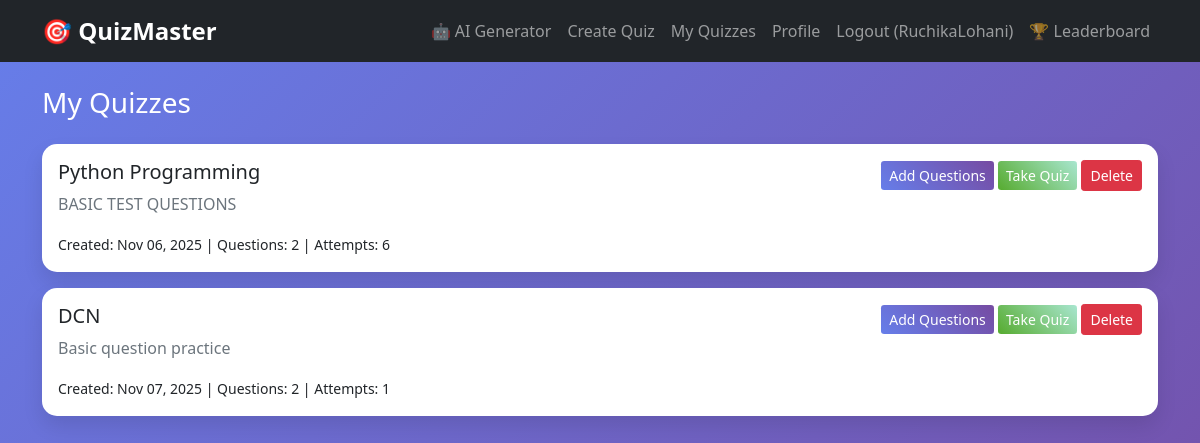
Page /my-quizzes/ (signed in) on the committed database.
### quizapp/models.py (models this page shows, shortened)
class Quiz(models.Model):
    DIFFICULTY_CHOICES = [
        ('easy', 'Easy'),
        ('medium', 'Medium'),
        ('hard', 'Hard'),
    ]
    title = models.CharField(max_length=200)
    description = models.TextField()
    difficulty = models.CharField(
        max_length=10,
        choices=DIFFICULTY_CHOICES,
        default='easy'
    )
    number_of_questions = models.IntegerField(default=15)
    time_limit = models.IntegerField(default=10, help_text="Time limit in minutes")
    has_time_limit = models.BooleanField(default=False)
    created_at = models.DateTimeField(auto_now_add=True)
    updated_at = models.DateTimeField(auto_now=True)
    created_by = models.ForeignKey(User, on_delete=models.CASCADE)

### quizapp/views.py (the view)
# urls.py: path('my-quizzes/', views.my_quizzes, name='my_quizzes'),
@login_required
def my_quizzes(request):
    quizzes = Quiz.objects.filter(created_by=request.user)
    return render(request, 'my_quizzes.html', {'quizzes': quizzes})

### templates/my_quizzes.html (shortened to what this page needs)
{% extends 'base.html' %}
{% block content %}
<div class="row">
    <div class="col-12">
        <h3 class="text-white mb-4">My Quizzes</h3>
        {% for quiz in quizzes %}
        <div class="card mb-3">
            <div class="card-body">
                <div class="row">
                    <div class="col-md-8">
                        <h5>{{ quiz.title }}</h5>
                        <p class="text-muted">{{ quiz.description }}</p>
                        <small>Created: {{ quiz.created_at|date:"M d, Y" }} |
                               Questions: {{ quiz.question_set.count }} |
                               Attempts: {{ quiz.quizattempt_set.count }}
                        </small>
                    </div>
                    <div class="col-md-4 text-end">
                        <a href="{% url 'add_questions' quiz.id %}" class="btn btn-primary btn-sm">
                            Add Questions
                        </a>
                        <a href="{% url 'take_quiz' quiz.id %}" class="btn btn-success btn-sm">
                            Take Quiz
                        </a>
                        <button type="button" class="btn btn-danger btn-sm"
                                data-bs-toggle="modal" data-bs-target="#deleteModal{{ quiz.id }}">
                            Delete
                        </button>
                    </div>
                </div>
            </div>
        </div>
        {% endfor %}
    </div>
</div>
{% endblock %}

### templates/base.html (shortened to what this page needs)
<!DOCTYPE html>
<html lang="en">
<head>
    <link href="https://cdn.jsdelivr.net/npm/bootstrap@5.1.3/dist/css/bootstrap.min.css" rel="stylesheet">
</head>
<body>
   <nav class="navbar navbar-expand-lg navbar-dark bg-dark">
    <div class="container">
        <a class="navbar-brand" href="{% url 'home' %}">🎯 QuizMaster</a>
        <div class="navbar-nav ms-auto">
            {% if user.is_authenticated %}
                <a class="nav-link" href="{% url 'ai_quiz_generator' %}">🤖 AI Generator</a>
                <a class="nav-link" href="{% url 'create_quiz' %}">Create Quiz</a>
                <a class="nav-link" href="{% url 'my_quizzes' %}">My Quizzes</a>
                <a class="nav-link" href="{% url 'profile' %}">Profile</a>
                <a class="nav-link" href="{% url 'logout' %}">Logout ({{ user.username }})</a>
                <a class="nav-link" href="{% url 'leaderboard' %}">🏆 Leaderboard</a>
            {% else %}
                <a class="nav-link" href="{% url 'login' %}">Login</a>
                <a class="nav-link" href="{% url 'register' %}">Register</a>
            {% endif %}
        </div>
    </div>
</nav>
    <div class="container mt-4">
        {% block content %}
        {% endblock %}
    </div>
</body>
</html>

### templates/base.html (style rules this page uses)
body { background: linear-gradient(135deg, #667eea 0%, #764ba2 100%); min-height: 100vh; }
.navbar-brand { font-weight: bold; font-size: 1.5rem; }
.card { border: none; border-radius: 15px; box-shadow: 0 10px 20px rgba(0,0,0,0.1); margin-bottom: 20px; }
.btn-primary { background: linear-gradient(45deg, #667eea, #764ba2); border: none; }
.btn-success { background: linear-gradient(45deg, #56ab2f, #a8e6cf); border: none; }

### rows in the picture
Quiz: title "Python Programming", description "BASIC TEST QUESTIONS", created_at "Nov 06, 2025", question_set.count "2", quizattempt_set.count "6"
Quiz: title "DCN", description "Basic question practice", created_at "Nov 07, 2025", question_set.count "2", quizattempt_set.count "1"

### other values in the picture
{{ user.username }} "RuchikaLohani"
